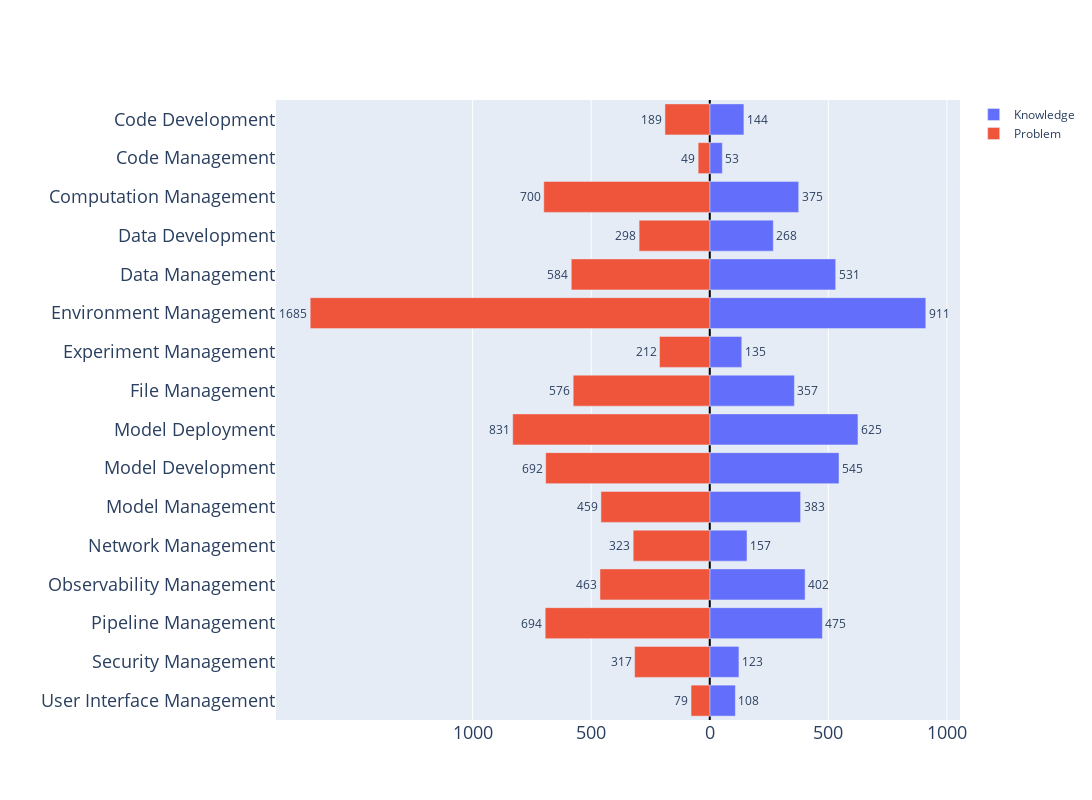

This figure's notebook cell:
### Code cell
import pandas as pd
import plotly.graph_objects as go
import os

df = pd.read_json(os.path.join(path_rq12, 'macro-topics.json'))

categories = []
frequency_p = []
frequency_k = []

for index, group in df.groupby('Challenge_topic_macro'):
    categories.append(macro_topic_indexing[index])
    frequency_p.append(-len(group[group['Challenge_type'] == 'problem']))  # Note the negative value
    frequency_k.append(len(group[group['Challenge_type'] == 'knowledge']))

fig = go.Figure(data=[
    go.Bar(name='Knowledge', y=categories, x=frequency_k, text=frequency_k, textposition='outside', orientation='h'),
    go.Bar(name='Problem', y=categories, x=frequency_p, text=[-val for val in frequency_p], textposition='outside', orientation='h'),  # Negative values for display
])

tick_values = list(range(-1000, 1800, 500))  # Example tick intervals
tick_text = [str(abs(val)) for val in tick_values]

fig.update_layout(
    barmode='relative',  # This will place bars next to each other
    width=1200,  # Adjust width
    height=800,  # Adjust height
    xaxis=dict(
        title="",
        zeroline=True, zerolinewidth=2, zerolinecolor='Black', tickvals=tick_values, ticktext=tick_text,  # Adjust tickvals and ticktext
        tickfont=dict(size=18),  # Enlarged x-axis tick font
        title_font=dict(size=20)  # Correct property name with underscore
    ),
    yaxis=dict(
        title="",
        autorange="reversed",
        tickfont=dict(size=18),  # Enlarged y-axis tick font
        title_font=dict(size=20)  # Correct property name with underscore
    )
)

fig.show()
plt.savefig(os.path.join(path_rq12, 'Macro-topics frequency histogram.pdf'), bbox_inches='tight')

### Figure 1 — Plotly figure (JSON) as saved in the notebook; plotly's stock layout.template omitted (floating-point values rounded to 4 significant figures)
{"data": [{"name": "Knowledge", "orientation": "h", "text": ["144", "53", "375", "268", "531", "911", "135", "357", "625", "545", "383", "157", "402", "475", "123", "108"], "textposition": "outside", "type": "bar", "x": [144, 53, 375, 268, 531, 911, 135, 357, 625, 545, 383, 157, 402, 475, 123, 108], "y": ["Code Development", "Code Management", "Computation Management", "Data Development", "Data Management", "Environment Management", "Experiment Management", "File Management", "Model Deployment", "Model Development", "Model Management", "Network Management", "Observability Management", "Pipeline Management", "Security Management", "User Interface Management"]}, {"name": "Problem", "orientation": "h", "text": ["189", "49", "700", "298", "584", "1685", "212", "576", "831", "692", "459", "323", "463", "694", "317", "79"], "textposition": "outside", "type": "bar", "x": [-189, -49, -700, -298, -584, -1685, -212, -576, -831, -692, -459, -323, -463, -694, -317, -79], "y": ["Code Development", "Code Management", "Computation Management", "Data Development", "Data Management", "Environment Management", "Experiment Management", "File Management", "Model Deployment", "Model Development", "Model Management", "Network Management", "Observability Management", "Pipeline Management", "Security Management", "User Interface Management"]}], "layout": {"barmode": "relative", "height": 800, "width": 1200, "xaxis": {"tickfont": {"size": 18}, "ticktext": ["1000", "500", "0", "500", "1000", "1500"], "tickvals": [-1000, -500, 0, 500, 1000, 1500], "title": {"font": {"size": 20}, "text": ""}, "zeroline": true, "zerolinecolor": "Black", "zerolinewidth": 2}, "yaxis": {"autorange": "reversed", "tickfont": {"size": 18}, "title": {"font": {"size": 20}, "text": ""}}}}
